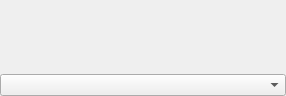
<ui version="4.0" >
 <class>ChooseEngineWidget</class>
 <widget class="QWidget" name="ChooseEngineWidget" >
  <property name="geometry" >
   <rect>
    <x>0</x>
    <y>0</y>
    <width>286</width>
    <height>96</height>
   </rect>
  </property>
  <layout class="QVBoxLayout" >
   <property name="leftMargin" >
    <number>0</number>
   </property>
   <property name="topMargin" >
    <number>0</number>
   </property>
   <property name="rightMargin" >
    <number>0</number>
   </property>
   <property name="bottomMargin" >
    <number>0</number>
   </property>
   <item>
    <widget class="QLabel" name="description" >
     <property name="text" >
      <string/>
     </property>
     <property name="textFormat" >
      <enum>Qt::RichText</enum>
     </property>
    </widget>
   </item>
   <item>
    <widget class="QComboBox" name="engineList" />
   </item>
  </layout>
 </widget>
 <connections/>
</ui>
